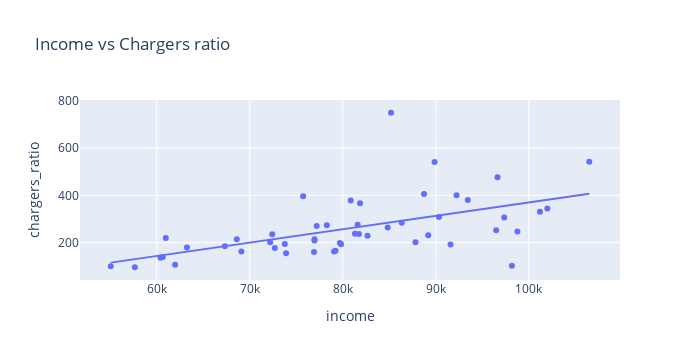

Here is the notebook cell this chart was saved with:
### Code cell
# Compare the data of EV chargers ratio and Income by showing the scatter plot.
fig = px.scatter(
    ev_income,
    x='income',
    y='chargers_ratio',
    title='Income vs Chargers ratio',
    trendline='ols'
)

fig.update_layout(width=700)
fig.show()

### Figure 1 — Plotly figure (JSON) as saved in the notebook; plotly's stock layout.template omitted (floating-point values rounded to 4 significant figures)
{"data": [{"hovertemplate": "income=%{x}<br>chargers_ratio=%{y}<extra></extra>", "legendgroup": "", "marker": {"color": "#636efa", "symbol": "circle"}, "mode": "markers", "name": "", "orientation": "v", "showlegend": false, "type": "scatter", "x": [98190, 60660, 63250, 82660, 89870, 96640, 92240, 86340, 72200, 72420, 97360, 80860, 73910, 87820, 76910, 84830, 61980, 57650, 106500, 102000, 75740, 76960, 90340, 78290, 55060, 79220, 68610, 76960, 89190, 98780, 91590, 60980, 81310, 81600, 73770, 67330, 88740, 79820, 81860, 69100, 81740, 72700, 79060, 101200, 96490, 85190, 93440, 79690, 60410, 77200], "xaxis": "x", "y": [102.3, 138.6, 179.6, 229.2, 540.8, 476.4, 399.8, 283.9, 201.3, 235.7, 306.6, 378.2, 154.7, 201.7, 160.2, 263.9, 106.5, 95.76, 541.7, 344.0, 395.5, 214.5, 308.1, 272.9, 100.4, 166.0, 213.7, 209.2, 231.5, 246.8, 192.3, 219.0, 237.3, 275.6, 194.1, 184.8, 405.8, 193.2, 366.8, 162.3, 236.0, 177.1, 162.8, 330.9, 252.6, 749.1, 380.4, 198.4, 135.6, 270.5], "yaxis": "y"}, {"hovertemplate": "<b>OLS trendline</b><br>chargers_ratio = 0.00565473 * income + -196.042<br>R<sup>2</sup>=0.309423<br><br>income=%{x}<br>chargers_ratio=%{y} <b>(trend)</b><extra></extra>", "legendgroup": "", "marker": {"color": "#636efa", "symbol": "circle"}, "mode": "lines", "name": "", "showlegend": false, "type": "scatter", "x": [55060, 57650, 60410, 60660, 60980, 61980, 63250, 67330, 68610, 69100, 72200, 72420, 72700, 73770, 73910, 75740, 76910, 76960, 76960, 77200, 78290, 79060, 79220, 79690, 79820, 80860, 81310, 81600, 81740, 81860, 82660, 84830, 85190, 86340, 87820, 88740, 89190, 89870, 90340, 91590, 92240, 93440, 96490, 96640, 97360, 98190, 98780, 101200, 102000, 106500], "xaxis": "x", "y": [115.3, 130.0, 145.6, 147.0, 148.8, 154.4, 161.6, 184.7, 191.9, 194.7, 212.2, 213.5, 215.1, 221.1, 221.9, 232.2, 238.9, 239.1, 239.1, 240.5, 246.7, 251.0, 251.9, 254.6, 255.3, 261.2, 263.7, 265.4, 266.2, 266.9, 271.4, 283.6, 285.7, 292.2, 300.6, 305.8, 308.3, 312.1, 314.8, 321.9, 325.6, 332.3, 349.6, 350.4, 354.5, 359.2, 362.5, 376.2, 380.7, 406.2], "yaxis": "y"}], "layout": {"height": 360, "legend": {"tracegroupgap": 0}, "title": {"text": "Income vs Chargers ratio"}, "width": 700, "xaxis": {"anchor": "y", "autorange": true, "domain": [0, 1], "range": [51750.0, 109800.0], "title": {"text": "income"}, "type": "linear"}, "yaxis": {"anchor": "x", "autorange": true, "domain": [0, 1], "range": [41.85, 803.0], "title": {"text": "chargers_ratio"}, "type": "linear"}}}
